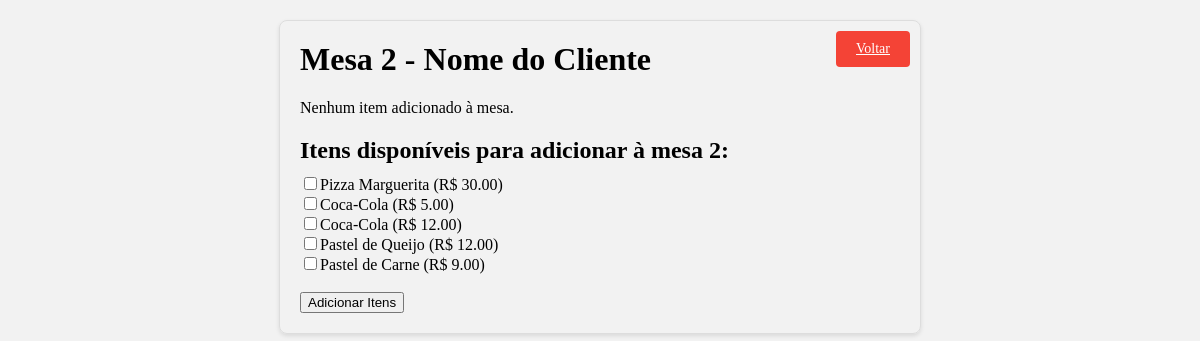
/comanda/mesa.php?mesa=2, run on the app's committed database.
### tables this page shows
CREATE TABLE `itens` (
  `id` int(11) NOT NULL,
  `nome` varchar(50) NOT NULL,
  `descricao` varchar(250) NOT NULL,
  `valor` decimal(10,2) NOT NULL
);

### comanda/mesa.php (the view, shortened to what this page needs)
<!DOCTYPE html>
<html>
<head>
  <link rel="stylesheet" href="style.css">
</head>
<body class="container">
<?php
require_once 'config.php';
if (isset($_GET['mesa'])) {
    $mesaId = $_GET['mesa'];
		$sqlNomeCliente = "SELECT nome FROM clientes WHERE mesa_id = $mesaId";
		$resultNomeCliente = $conn->query($sqlNomeCliente);
		if ($resultNomeCliente->num_rows > 0) {
			$rowNomeCliente = $resultNomeCliente->fetch_assoc();
			$cliente = $rowNomeCliente['nome'];
		} else {
			$cliente = "Nome do Cliente";
		}
    echo "<h1>Mesa $mesaId - $cliente</h1>";
    echo "<a href='index.php' class='voltar-button'>Voltar</a>";
    $sql = "SELECT i.id, i.nome, i.valor FROM itens i
            INNER JOIN mesa_itens mi ON mi.item_id = i.id
            WHERE mi.mesa_id = $mesaId";
    $result = $conn->query($sql);
    if ($result->num_rows > 0) {
        echo "<h2>Itens adicionados à mesa:</h2>";
        $totalValor = 0;
        while ($row = $result->fetch_assoc()) {
            $itemId = $row['id'];
            $itemNome = $row['nome'];
            $itemValor = $row['valor'];
            echo "$itemNome (R$ $itemValor) ";
            echo "<form method='POST' action='mesa.php?mesa=$mesaId'>";
            echo "<input type='hidden' name='mesa_id' value='$mesaId'>";
            echo "<input type='hidden' name='item_id' value='$itemId'>";
            echo "<input type='submit' name='remove' value='Remover'>";
            echo "</form>";
            echo "<br>";
            $totalValor += $itemValor;
        }
        echo "Valor total: R$ $totalValor<br>";
        echo "<button onclick='fecharComanda($mesaId)'>Fechar Comanda</button>";
    } else {
        echo "Nenhum item adicionado à mesa.";
    }
    $sqlItensDisponiveis = "SELECT * FROM itens";
    $resultItensDisponiveis = $conn->query($sqlItensDisponiveis);
    if ($resultItensDisponiveis->num_rows > 0) {
        echo "<h2>Itens disponíveis para adicionar à mesa $mesaId:</h2>";
        echo "<form method='POST' action='mesa.php?mesa=$mesaId'>";
        while ($rowItensDisponiveis = $resultItensDisponiveis->fetch_assoc()) {
            $itemId = $rowItensDisponiveis['id'];
            $itemNome = $rowItensDisponiveis['nome'];
            $itemValor = $rowItensDisponiveis['valor'];
            echo "<input type='checkbox' name='itens[]' value='$itemId'>$itemNome (R$ $itemValor)<br>";
        }
        echo "<br>";
        echo "<input type='submit' name='submit' value='Adicionar Itens'>";
        echo "</form>";
    } else {
        echo "Nenhum item disponível para adicionar à mesa.";
    }
} else {
    echo "Mesa não selecionada.";
}
?>
</body>
</html>

### comanda/style.css (style rules this page uses)
.container { background-color: #f2f2f2; border: 1px solid #ddd; border-radius: 8px; padding: 20px; margin: 20px auto; max-width: 600px; box-shadow: 0 2px 4px rgba(0, 0, 0, 0.1); }
h1 { margin-top: 0; }
h2 { margin-bottom: 10px; }
.voltar-button { position: absolute; top: 10px; right: 10px; background-color: #f44336; color: white; padding: 10px 20px; border: none; border-radius: 4px; font-size: 14px; cursor: pointer; }

### comanda/mesa.php (style rules this page uses)
.container { position: relative; }
.voltar-button { position: absolute; top: 10px; right: 10px; }

### data on the page
itens: nome "Pizza Marguerita", valor "30.00"
itens: nome "Coca-Cola", valor "5.00"
itens: nome "Coca-Cola", valor "12.00"
itens: nome "Pastel de Queijo", valor "12.00"
itens: nome "Pastel de Carne", valor "9.00"

### other printed values
$mesaId "2"
$cliente "Nome do Cliente"
